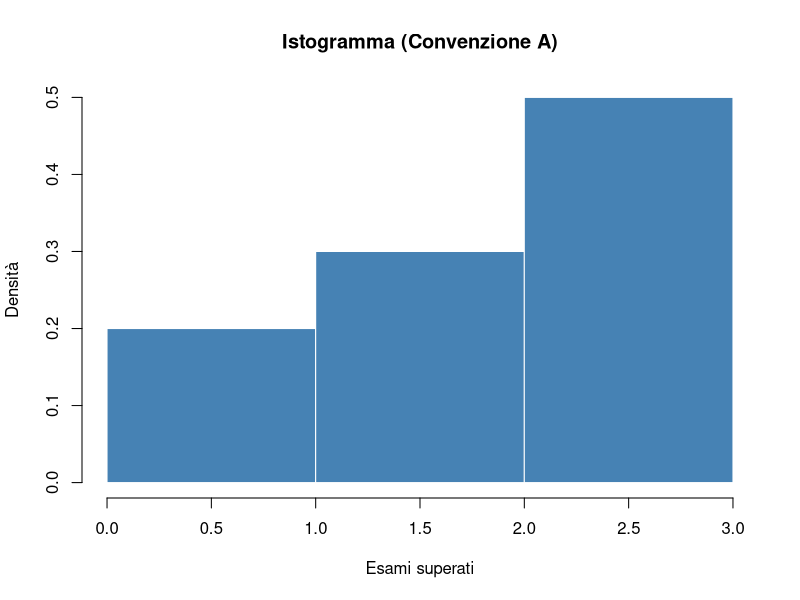
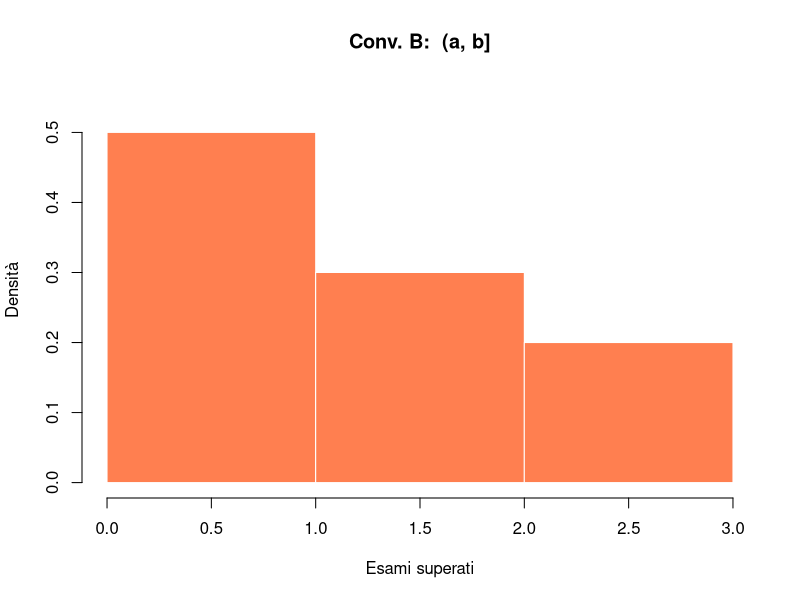

These figures' R source, in order:
## ---- chunk 1
#| echo: false
library(tidyverse)
## ---- chunk 2
x <- c(0, 0, 1, 1, 1, 2, 2, 2, 3, 3)
## ---- chunk 3
x
## ---- chunk 4
n <- length(x)
n
## ---- chunk 5
classi_A <- cut(x,
  breaks = c(0, 1, 2, 3),   # i confini: 0, 1, 2, 3
  right = FALSE,             # "non chiuso a destra" → [a, b)
  include.lowest = TRUE      # include.lowest chiude l'ultimo intervallo: [2, 3]
)
## ---- chunk 6
classi_A
## ---- chunk 7
table(classi_A)
## ---- chunk 8
tab_A <- as.data.frame(table(classi_A))
names(tab_A) <- c("Classe", "Freq_assoluta")

tab_A$Freq_relativa <- tab_A$Freq_assoluta / n

tab_A
## ---- chunk 9
sum(tab_A$Freq_relativa)
## ---- chunk 10
classi_B <- cut(x,
  breaks = c(0, 1, 2, 3),
  right = TRUE,              # "chiuso a destra" → (a, b]
  include.lowest = TRUE       # eccezione: il primo intervallo diventa [0, 1]
)

tab_B <- as.data.frame(table(classi_B))
names(tab_B) <- c("Classe", "Freq_assoluta")
tab_B$Freq_relativa <- tab_B$Freq_assoluta / n

tab_B
## ---- chunk 11
#| fig-width: 7
#| fig-height: 4.5
hist(x,
  breaks = c(0, 1, 2, 3),
  right = FALSE,
  freq = FALSE,
  col = "steelblue",
  border = "white",
  main = "Istogramma (Convenzione A)",
  xlab = "Esami superati",
  ylab = "Densità"
)
## ---- chunk 12
hist(x,
  breaks = c(0, 1, 2, 3), right = TRUE, include.lowest = TRUE,
  freq = FALSE, col = "coral", border = "white",
  main = "Conv. B:  (a, b]", xlab = "Esami superati",
  ylab = "Densità", ylim = c(0, 0.55)
)
## ---- chunk 13
h <- hist(x,
  breaks = c(0, 1, 2, 3),
  right = FALSE,
  plot = FALSE
)
## ---- chunk 14
h$density    # altezze delle barre (densità)
h$counts     # frequenze assolute
## ---- chunk 15
ampiezze <- diff(h$breaks)   # diff() calcola le differenze consecutive
ampiezze
## ---- chunk 16
aree <- h$density * ampiezze
aree
## ---- chunk 17
sum(aree)
